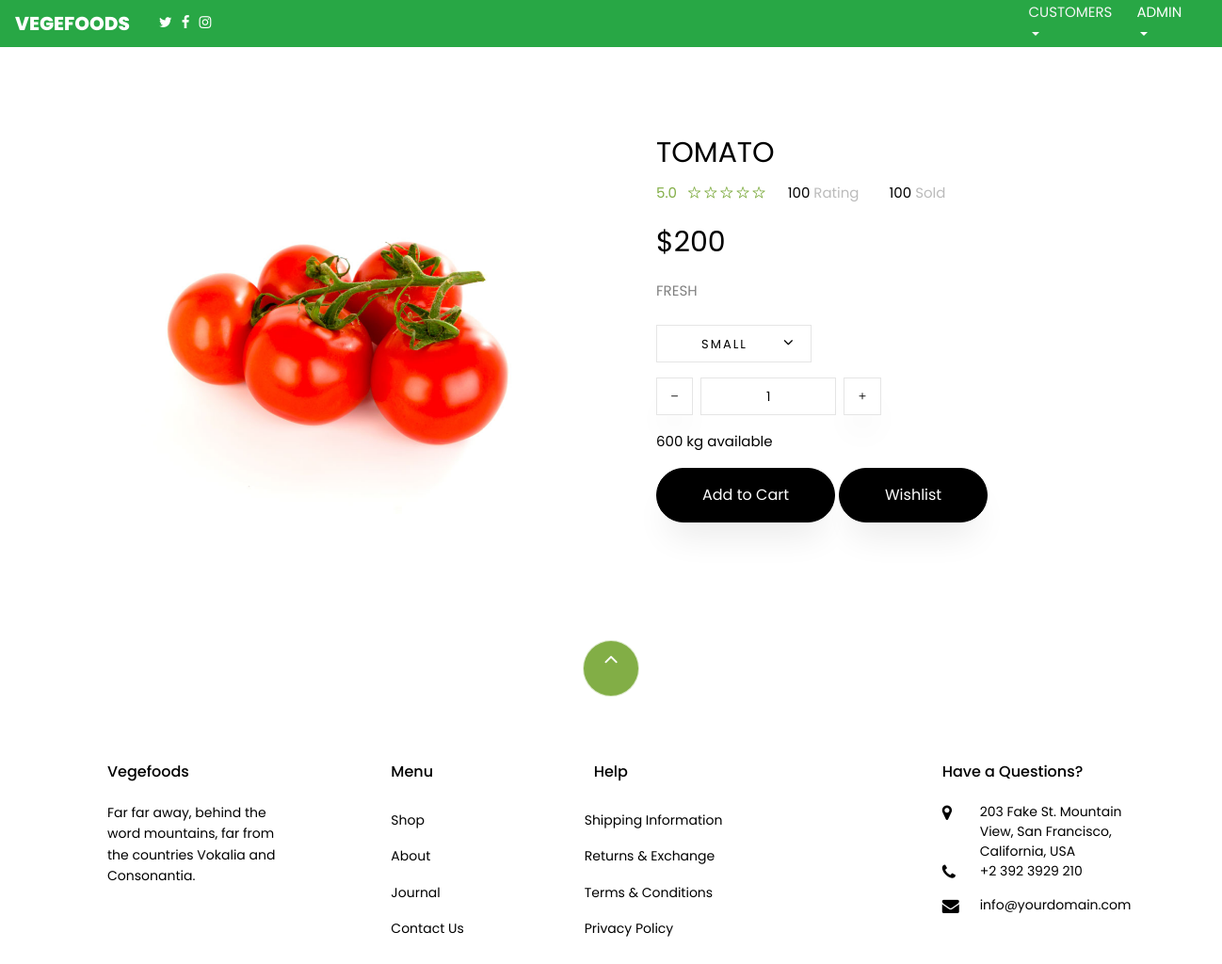
Screenshot of /view1/1/ with the database file from the repository.
### app/models.py (models this page shows, shortened)
class Veg(models.Model):
    name=models.CharField(max_length=30)
    cover=models.ImageField(upload_to='app/cover',null=True,blank=True)
    description =models.CharField(max_length=400)
    price=models.IntegerField()
    sold=models.IntegerField()

### app/views.py (the view)
# urls.py: path('view1/<int:p>/', views.view1, name='view1'),
def view1(request,p):
    k=Veg.objects.get(id=p)
    return render(request,'view.html',{'b':k})

### templates/view.html (shortened to what this page needs)
{% extends 'base.html' %}
{% load static %}
{% block content %}
    <section class="ftco-section">
    	<div class="container">
    		<div class="row">
    			<div class="col-lg-6 mb-5 ftco-animate">
    				<a href="#" class="image-popup"><img src="{{b.cover.url}}" class="img-fluid" alt="Colorlib Template"></a>
    			</div>
    			<div class="col-lg-6 product-details pl-md-5 ftco-animate">
    				<h3>{{b.name}}</h3>
    				<div class="rating d-flex">
							<p class="text-left mr-4">
								<a href="#" class="mr-2">5.0</a>
								<a href="#"><span class="ion-ios-star-outline"></span></a>
								<a href="#"><span class="ion-ios-star-outline"></span></a>
								<a href="#"><span class="ion-ios-star-outline"></span></a>
								<a href="#"><span class="ion-ios-star-outline"></span></a>
								<a href="#"><span class="ion-ios-star-outline"></span></a>
							</p>
							<p class="text-left mr-4">
								<a href="#" class="mr-2" style="color: #000;">100 <span style="color: #bbb;">Rating</span></a>
							</p>
							<p class="text-left">
								<a href="#" class="mr-2" style="color: #000;">{{b.sold}} <span style="color: #bbb;">Sold</span></a>
							</p>
						</div>
    				<p class="price"><span>${{b.price}}</span></p>
    				<p>{{b.description}}
						</p>
						<div class="row mt-4">
							<div class="col-md-6">
								<div class="form-group d-flex">
		              <div class="select-wrap">
	                  <div class="icon"><span class="ion-ios-arrow-down"></span></div>
	                  <select name="" id="" class="form-control">
	                  	<option value="">Small</option>
	                  </select>
	                </div>
		            </div>
							</div>
							<div class="input-group col-md-6 d-flex mb-3">
	             	<span class="input-group-btn mr-2">
	                	<button type="button" class="quantity-left-minus btn"  data-type="minus" data-field="">
	                   <i class="ion-ios-remove"></i>
	                	</button>
	            		</span>
	             	<input type="text" id="quantity" name="quantity" class="form-control input-number" value="1" min="1" max="100">
	             	<span class="input-group-btn ml-2">
	                	<button type="button" class="quantity-right-plus btn" data-type="plus" data-field="">
	                     <i class="ion-ios-add"></i>
	                 </button>
	             	</span>
	          	</div>
	          	<div class="col-md-12">
	          		<p style="color: #000;">600 kg available</p>
	          	</div>
          	</div>
          	<p>
				<a href="{%  url 'add_to_cart' b.id 'veg' %}" class="btn btn-black py-3 px-5">Add to Cart</a>
				<a href="{% url 'add_to_wishlist' b.id 'veg' %}" class="btn btn-black py-3 px-5">Wishlist</a></p></p>
    			</div>
    		</div>
    	</div>
    </section>
    {% endblock %}

### templates/base.html (style rules this page uses)
* { margin: 0; padding: 0; }

### rows the page displays
Veg: cover (picture), name "TOMATO", sold "100", price "200", description "FRESH"
